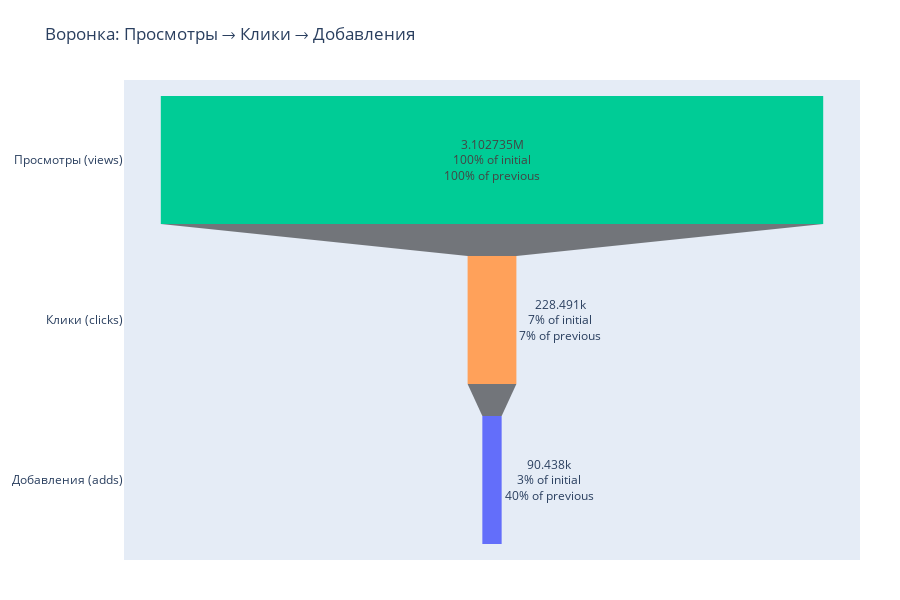

This figure's notebook cell:
### Markdown cell above
## 📊 Блок 2. Построение таблицы воронки по действиям пользователей

На этом этапе мы агрегируем события по пользователям и датам.

Цель:
- Получить таблицу, в которой каждому `client_id` на дату `dt` соответствует информация:
  - Был ли просмотр (`views`) — 1/0
  - Был ли клик по рекламе (`clicks`) — 1/0
  - Было ли добавление в корзину (`adds`) — 1/0

Для этого:
- Преобразуем `event_type` в индикаторы
- Группируем по `client_id` и `dt`
- Преобразуем счётчики в бинарные флаги (наличие действия)

### Code cell
# 📊 Блок 2. Воронка: подготовка + график (Plotly)

# --- 2.1 Подготовка данных для воронки -----------------------------

# ОЖИДАНИЕ: в окружении уже есть "df" с колонками как минимум:
# ['client_id', 'dt', 'event_type'] где event_type ∈ {'view','click','add'}

# 1) Сводная таблица по типам событий: client_id × dt
df_funnel = df.pivot_table(
    index=['client_id', 'dt'],
    columns='event_type',
    aggfunc='size',
    fill_value=0,
    observed=False  # 🔧 подавляем FutureWarning о смене дефолта
).reset_index()

# 2) Переименуем столбцы в единый формат
df_funnel.columns.name = None
df_funnel = df_funnel.rename(columns={
    'view': 'views',
    'click': 'clicks',
    'add': 'adds'
})

# 3) Преобразуем счетчики в бинарные флаги "было действие в день / не было"
for col in ['views', 'clicks', 'adds']:
    if col in df_funnel.columns:
        df_funnel[col] = (df_funnel[col] > 0).astype(int)
    else:
        # Если какого-то типа событий не было в логах, создаём столбец с нулями
        df_funnel[col] = 0

print(f"Размер воронки (df_funnel): {df_funnel.shape}")
# display(df_funnel.head())

# 4) Доводим до уровня пользователя за период (факт наличия шага хотя бы в один день)
df_funnel_user = (
    df_funnel
    .groupby('client_id', as_index=False)[['views', 'clicks', 'adds']]
    .max()
)

# 5) Подсчёт объёмов на каждом этапе
views_cnt  = int(df_funnel_user['views'].sum())
clicks_cnt = int(df_funnel_user['clicks'].sum())
adds_cnt   = int(df_funnel_user['adds'].sum())

# 6) Готовим Series для воронки в нужном порядке
stage_counts = pd.Series(
    [views_cnt, clicks_cnt, adds_cnt],
    index=['Просмотры (views)', 'Клики (clicks)', 'Добавления (adds)']
)

# --- 2.2 Графическое отображение воронки (Plotly) ------------------

fig = go.Figure(go.Funnel(
    y = stage_counts.index.tolist(),
    x = stage_counts.values.tolist(),
    textinfo = "value+percent initial+percent previous",
    marker = dict(color=["#00cc96", "#ffa15a", "#636efa"])
))

fig.update_layout(
    title="Воронка: Просмотры → Клики → Добавления",
    width=900, height=600,
    margin=dict(l=80, r=40, t=80, b=40)
)

# Показать в интерактиве
fig.show()


# --- 2.3 Быстрые метрики для подписи на слайде ---------------------
ctr = (clicks_cnt / views_cnt * 100) if views_cnt else 0.0     # clicks / views
cr  = (adds_cnt   / clicks_cnt * 100) if clicks_cnt else 0.0   # adds / clicks

print(f"Всего на первом шаге (views): {views_cnt:,}".replace(',', ' '))
print(f"CTR (clicks / views): {ctr:.2f}%")
print(f"CR  (adds  / clicks): {cr:.2f}%")

### Figure 1 — Plotly figure (JSON) as saved in the notebook; plotly's stock layout.template omitted (floating-point values rounded to 4 significant figures)
{"data": [{"marker": {"color": ["#00cc96", "#ffa15a", "#636efa"]}, "textinfo": "value+percent initial+percent previous", "type": "funnel", "x": [3102735, 228491, 90438], "y": ["Просмотры (views)", "Клики (clicks)", "Добавления (adds)"]}], "layout": {"height": 600, "margin": {"b": 40, "l": 80, "r": 40, "t": 80}, "title": {"text": "Воронка: Просмотры → Клики → Добавления"}, "width": 900, "xaxis": {"autorange": true, "range": [-1724000.0, 1724000.0], "type": "linear"}, "yaxis": {"autorange": true, "range": [2.5, -0.5], "type": "category"}}}
